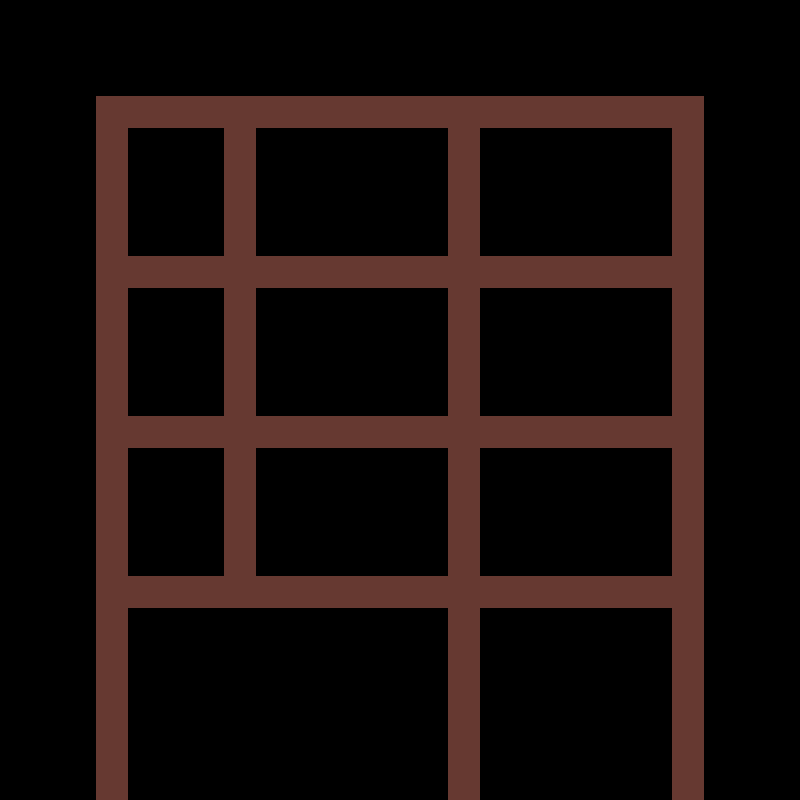

A level layout from a 2D game, rendered from its tile map. Below: a short description, then the map file with its tile-grid data intact:
An orthogonal 25x25 tile map with 32x32 px tiles, 1 tile layer (building).

<map version="1.0" orientation="orthogonal" renderorder="right-down" width="25" height="25" tilewidth="32" tileheight="32" nextobjectid="1">
 <tileset firstgid="1" name="tileset" tilewidth="32" tileheight="32" tilecount="1" columns="1">
  <image source="../images/tilesheet.png" width="32" height="32" />
 </tileset>
 <layer name="building" width="25" height="25">
  <data encoding="csv">
0,0,0,0,0,0,0,0,0,0,0,0,0,0,0,0,0,0,0,0,0,0,0,0,0,
0,0,0,0,0,0,0,0,0,0,0,0,0,0,0,0,0,0,0,0,0,0,0,0,0,
0,0,0,0,0,0,0,0,0,0,0,0,0,0,0,0,0,0,0,0,0,0,0,0,0,
0,0,0,1,1,1,1,1,1,1,1,1,1,1,1,1,1,1,1,1,1,1,0,0,0,
0,0,0,1,0,0,0,1,0,0,0,0,0,0,1,0,0,0,0,0,0,1,0,0,0,
0,0,0,1,0,0,0,1,0,0,0,0,0,0,1,0,0,0,0,0,0,1,0,0,0,
0,0,0,1,0,0,0,1,0,0,0,0,0,0,1,0,0,0,0,0,0,1,0,0,0,
0,0,0,1,0,0,0,1,0,0,0,0,0,0,1,0,0,0,0,0,0,1,0,0,0,
0,0,0,1,1,1,1,1,1,1,1,1,1,1,1,1,1,1,1,1,1,1,0,0,0,
0,0,0,1,0,0,0,1,0,0,0,0,0,0,1,0,0,0,0,0,0,1,0,0,0,
0,0,0,1,0,0,0,1,0,0,0,0,0,0,1,0,0,0,0,0,0,1,0,0,0,
0,0,0,1,0,0,0,1,0,0,0,0,0,0,1,0,0,0,0,0,0,1,0,0,0,
0,0,0,1,0,0,0,1,0,0,0,0,0,0,1,0,0,0,0,0,0,1,0,0,0,
0,0,0,1,1,1,1,1,1,1,1,1,1,1,1,1,1,1,1,1,1,1,0,0,0,
0,0,0,1,0,0,0,1,0,0,0,0,0,0,1,0,0,0,0,0,0,1,0,0,0,
0,0,0,1,0,0,0,1,0,0,0,0,0,0,1,0,0,0,0,0,0,1,0,0,0,
0,0,0,1,0,0,0,1,0,0,0,0,0,0,1,0,0,0,0,0,0,1,0,0,0,
0,0,0,1,0,0,0,1,0,0,0,0,0,0,1,0,0,0,0,0,0,1,0,0,0,
0,0,0,1,1,1,1,1,1,1,1,1,1,1,1,1,1,1,1,1,1,1,0,0,0,
0,0,0,1,0,0,0,0,0,0,0,0,0,0,1,0,0,0,0,0,0,1,0,0,0,
0,0,0,1,0,0,0,0,0,0,0,0,0,0,1,0,0,0,0,0,0,1,0,0,0,
0,0,0,1,0,0,0,0,0,0,0,0,0,0,1,0,0,0,0,0,0,1,0,0,0,
0,0,0,1,0,0,0,0,0,0,0,0,0,0,1,0,0,0,0,0,0,1,0,0,0,
0,0,0,1,0,0,0,0,0,0,0,0,0,0,1,0,0,0,0,0,0,1,0,0,0,
0,0,0,1,0,0,0,0,0,0,0,0,0,0,1,0,0,0,0,0,0,1,0,0,0
</data>
 </layer>
</map>